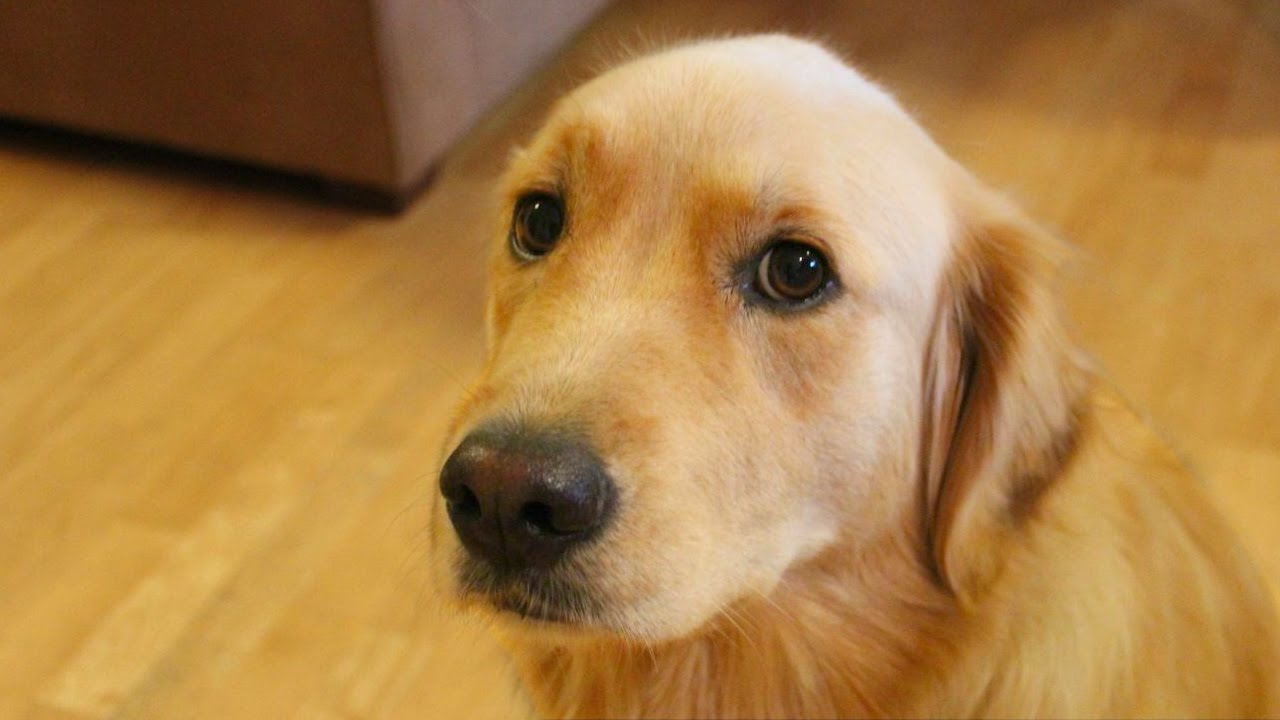
#> input picture Pytorch/2、预训练网络/ResNet(残差网络)/bobby.jpg, 1280 x 720 px, given in place of 123.png, which was not available
$ python study.py
#> lines starting #> are read from the running program, lines starting #| are printed output that depends on the picture; pictures that were not available may be replaced by others from this repository, and a replacement may not be noted
from PIL import Image,ImageFilter

image = Image.open('123.png')
#> image is the input picture: PIL image 1280x720 RGB; mean R, G, B 172, 128.7, 70.2
image2 = Image.open('ball.png')
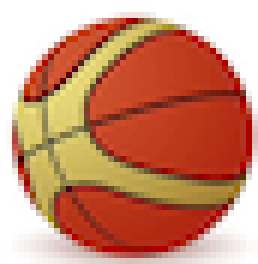
#> input picture python挑战100天/Day10/ball.png, 43 x 44 px, found by its file name (shown 6 times larger)
#> image2 is the input picture: PIL image 43x44 RGBA; mean R, G, B, A 202.6, 139.7, 112.5, 253.6
print(image.size)
#| (1280, 720)
print(image.format)
#| JPEG
print(image.mode)
#| RGB
# image = image.crop((80, 20, 310, 360)) # 裁剪图片，四个参数是坐标
# image.thumbnail((128, 128)) # 缩放图片，两个参数是宽和高,但是缩放会保持原比例
image.paste(image2, (100, 100)) # 粘贴图片，元组是粘合位置
image.rotate(180).show() # 旋转180度
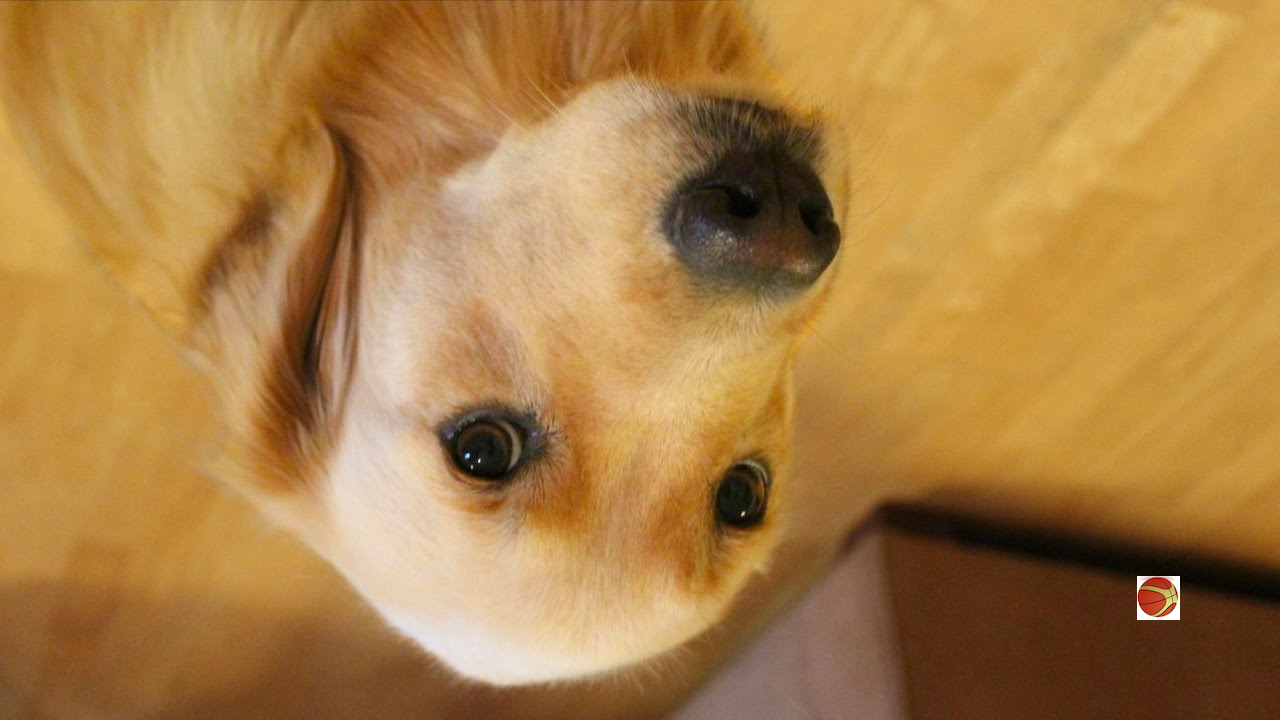
#> shown: PIL image 1280x720 RGB; mean R, G, B 172.3, 128.9, 70.4
image.transpose(Image.FLIP_LEFT_RIGHT).show() # 左右翻转图片
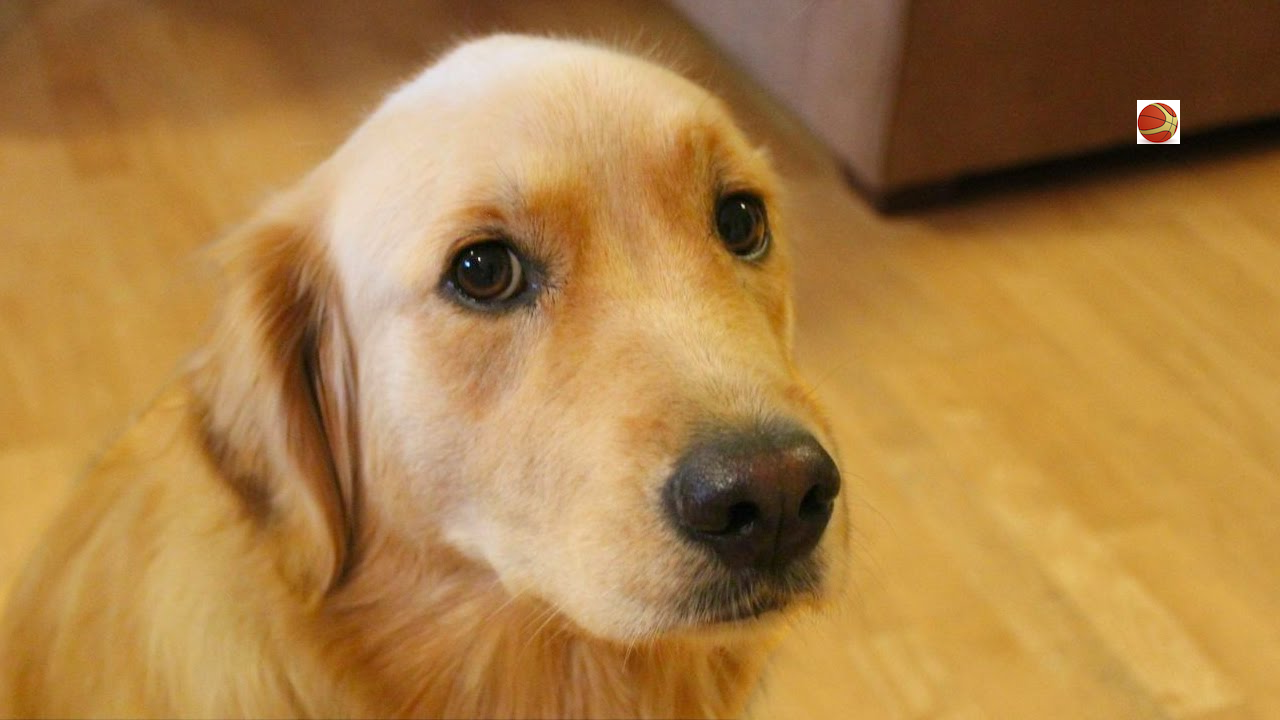
#> shown: PIL image 1280x720 RGB; mean R, G, B 172.3, 128.9, 70.4

# 操作像素
for x in range(0,200):
    for y in range(0,200):
        image.putpixel((x,y),(255,255,255))
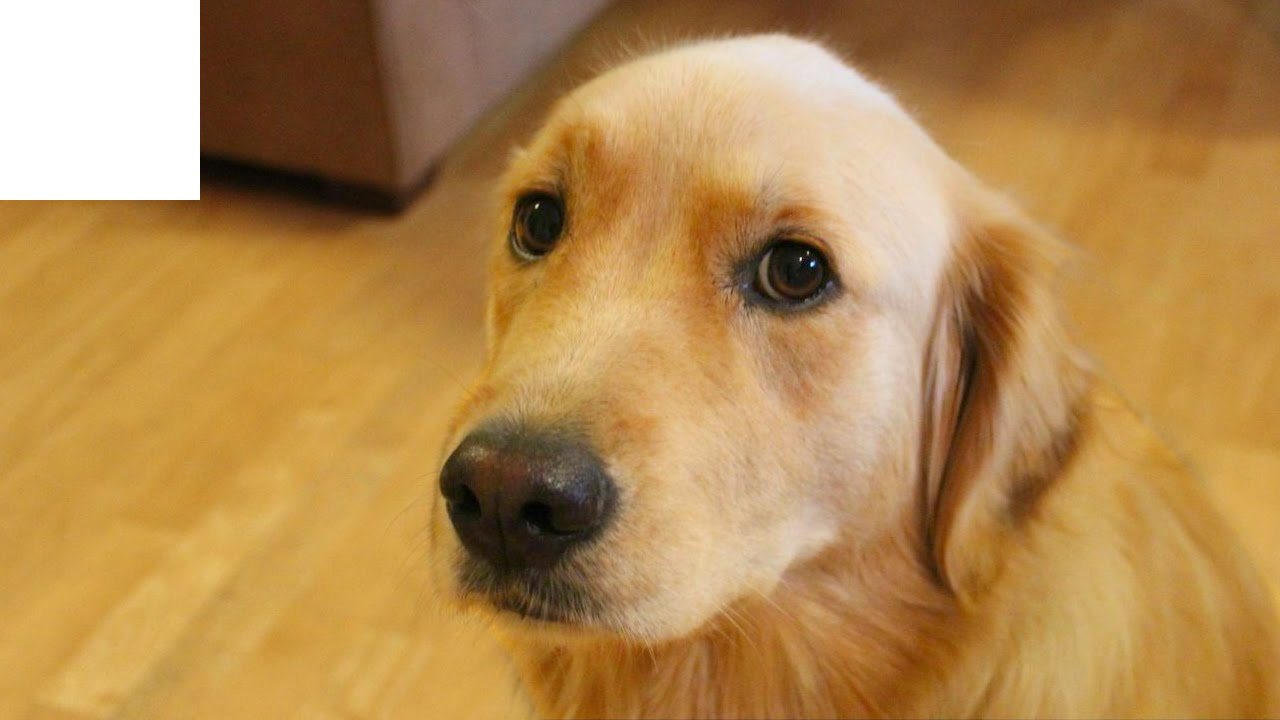
#> image: PIL image 1280x720 RGB; mean R, G, B 179.8, 137.9, 80.6
image.show()

image.filter(ImageFilter.CONTOUR).show() # 轮廓滤镜
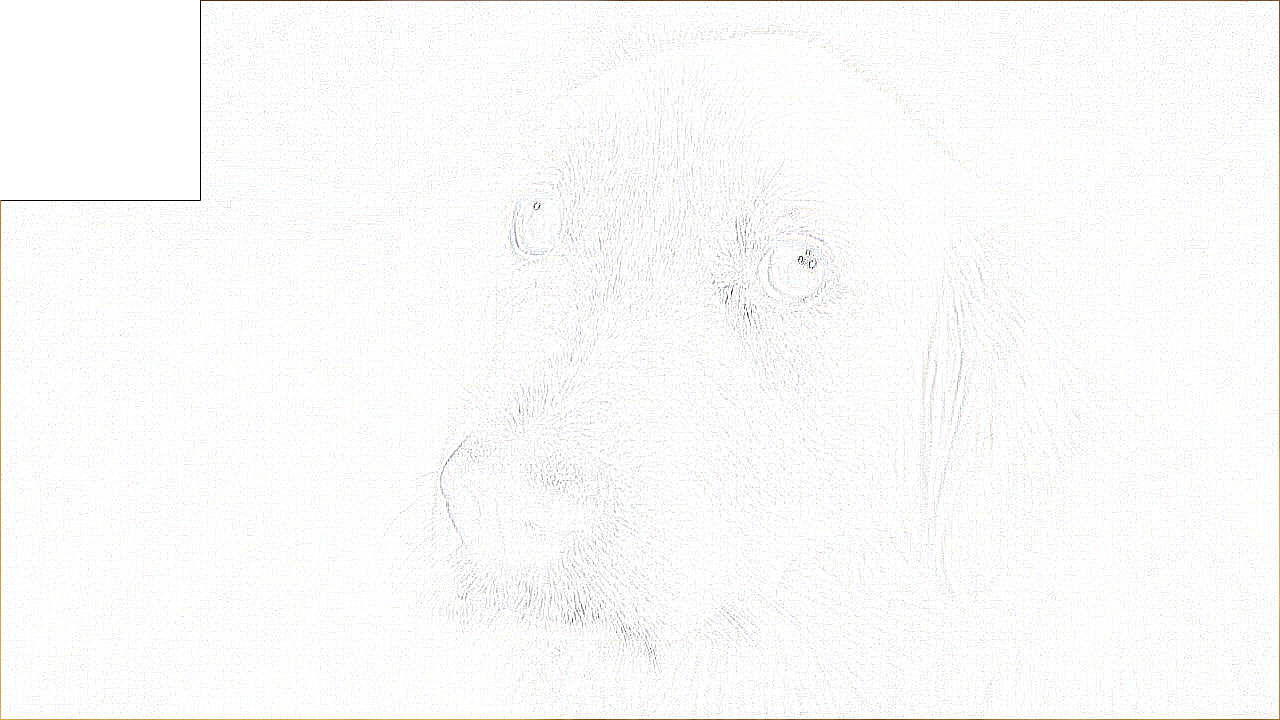
#> shown: PIL image 1280x720 RGB; mean R, G, B 250.8, 250.8, 250.1
